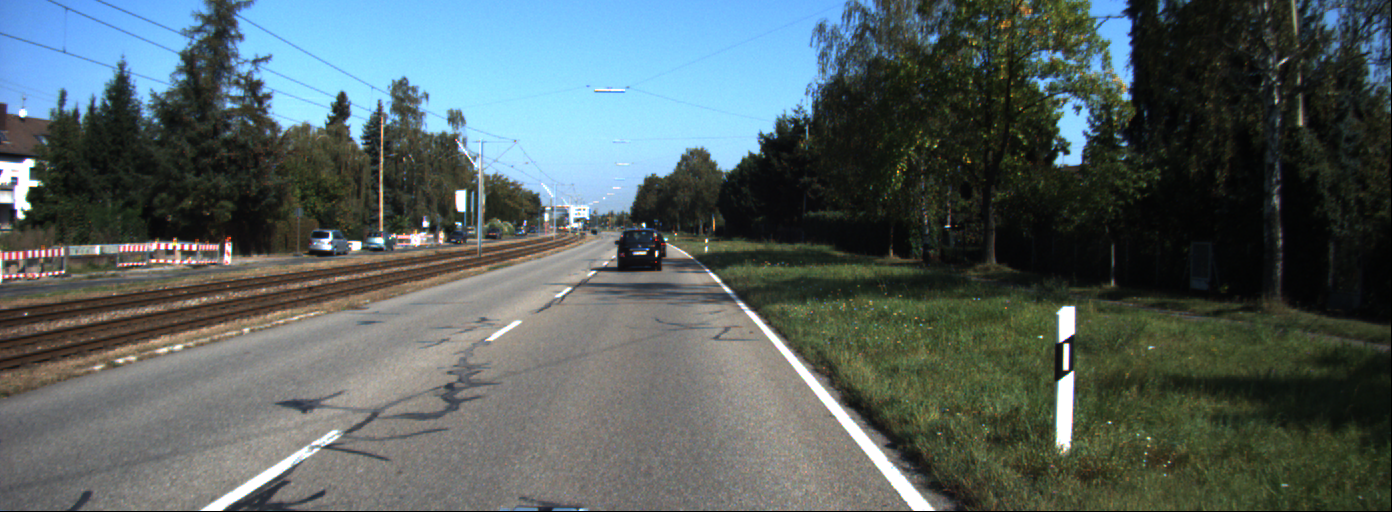
#> input picture Project_2/data/0000000001.png, 1392 x 512 px
$ python part2.py
#> lines starting #> are read from the running program, lines starting #| are printed output that depends on the picture; after the words box and inside, x2 and y2 are one past the last pixel; in counts of white or black regions, pixels touching at a corner belong together
import numpy as np
import cv2
import sys
import os
PY3 = sys.version_info[0] == 3
dirpath = os.getcwd()
if PY3:
    xrange = range
from matplotlib import pyplot as plt
# from skimage import feature, color, transform, io

def main():
    # camera matrix
    K =  np.array([[  1.15422732e+03,   0.00000000e+00,   6.71627794e+02],
                    [  0.00000000e+00,   1.14818221e+03,   3.86046312e+02],
                    [  0.00000000e+00,   0.00000000e+00,   1.00000000e+00]])

    # distortion coefficients
    dist = np.array([ -2.42565104e-01,  -4.77893070e-02,  -1.31388084e-03,
        -8.79107779e-05,    2.20573263e-02])

    for subdir, dirs, files in os.walk(dirpath + '/data'):
        files.sort()
        for file in files:
            filepath = subdir + os.sep + file
            if filepath.endswith(".jpg") or filepath.endswith(".pgm") or filepath.endswith(".png") or filepath.endswith(".ppm"):

                # print(file)
                img = cv2.imread(filepath)
#> img is the input picture: shape (512, 1392, 3); mean B, G, R 96.7, 96.7, 84.3

    # img = cv2.imread('test.png')
                h, w = img.shape[:2]
#> h = 512; w = 1392
                newcameramtx, roi = cv2.getOptimalNewCameraMatrix(K,dist,(w,h),1, (w,h))
#> roi = (45, 72, 1283, 421)

                # Undistorting
                dst = cv2.undistort(img, K, dist, None, newcameramtx)
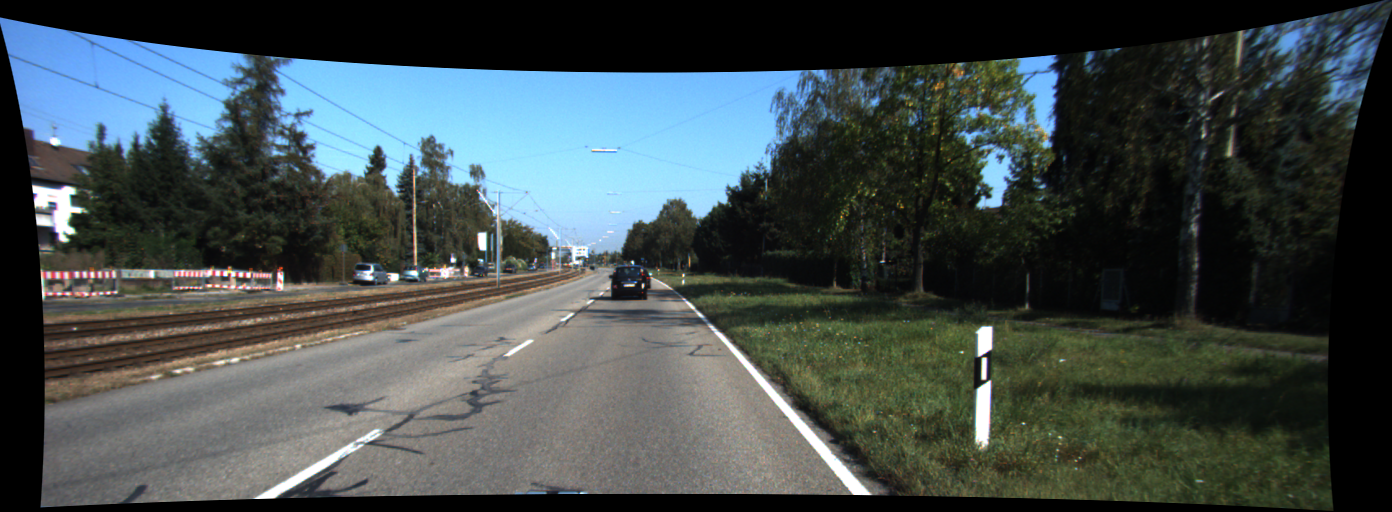
#> dst: shape (512, 1392, 3); mean B, G, R 76.3, 75.8, 65.6
                dst = dst[250:250+h, 0:0+w]
#> dst: shape (262, 1392, 3)


                # blur to remove noise
                # blurred = cv2.GaussianBlur(dst,(3,3),0)

                gray = cv2.cvtColor(dst,cv2.COLOR_BGR2GRAY)
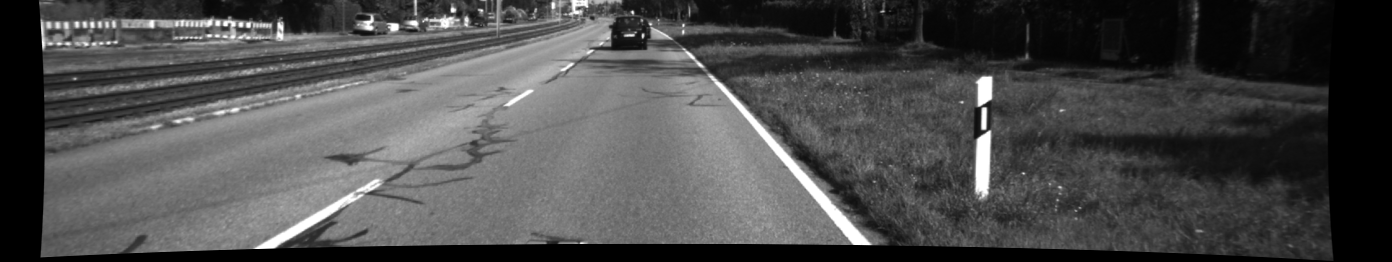
#> gray: shape (262, 1392); min 0, max 255, mean 75.9

                clahe = cv2.createCLAHE(clipLimit=2.0, tileGridSize=(8,8))

                gray = clahe.apply(gray)
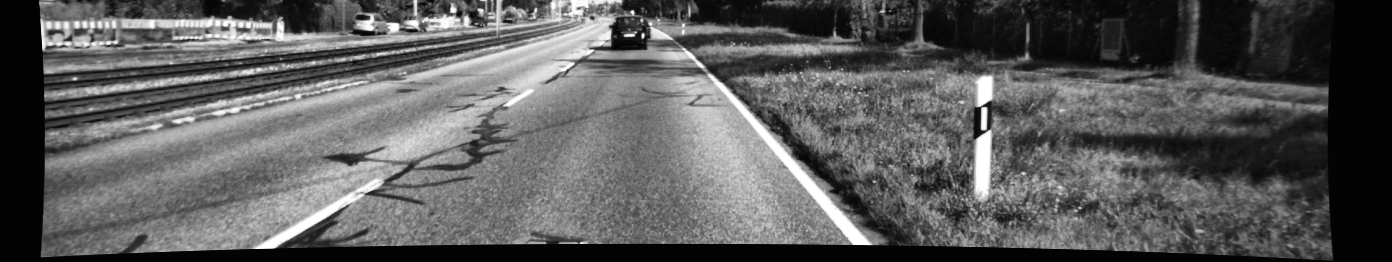
#> gray: shape (262, 1392); min 2, max 255, mean 92.2
                gray = cv2.GaussianBlur(gray,(3,3),0)

                edges = cv2.Canny(gray,50,150,apertureSize = 3)
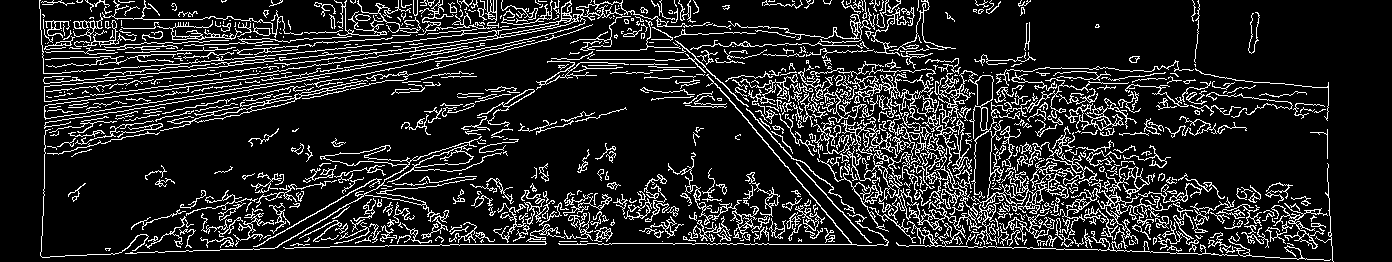
#> edges: shape (262, 1392); 14.3% white in thin lines or dots

                # [23 lines of commented-out code are left out]

                lsd = cv2.createLineSegmentDetector(0,0.8,0.6,2.0,22.5,0,0.7,1024 )

                #Detect lines in the image
                lines = lsd.detect(gray)[0] #Position 0 of the returned tuple are the detected lines
#> lines = 1076 rows, first 6: [558.2, 240.4, 1330.7, 254.4], [40.54, 254.5, 545.6, 242.1], [38.39, 0.53, 42.96, 73.06], [980.7, 108.1, 980, 131.9], [353.1, 28.23, 375.7, 31.16], [991.7, 127.9, 973.4, 139.7]

                # #Draw detected lines in the image
                dst = lsd.drawSegments(dst,lines)
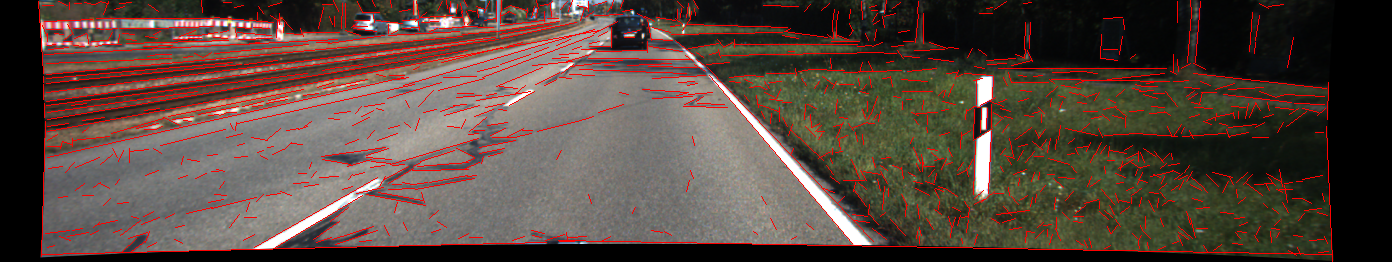
#> dst: shape (262, 1392, 3); mean B, G, R 63.1, 71.6, 87.6


                ret,thresh_binary = cv2.threshold(gray,210,255,cv2.THRESH_BINARY)
#> thresh_binary: shape (262, 1392); 2.5% white; 120 white regions (70 under 20 px), largest, box (x1, y1, x2, y2) and area: (709, 75, 870, 244) 2009, (256, 179, 381, 248) 1093, (433, 18, 612, 74) 944
                erosion = cv2.erode(thresh_binary,(3,3),iterations = 1)
#> erosion: shape (262, 1392); 2% white; 113 white regions (77 under 20 px), largest, box (x1, y1, x2, y2) and area: (709, 76, 869, 244) 1848, (257, 180, 380, 248) 959, (975, 132, 991, 198) 802
                dilation = cv2.dilate(erosion,(3,3),iterations = 1)
#> dilation: shape (262, 1392); 2.4% white; 112 white regions (62 under 20 px), largest, box (x1, y1, x2, y2) and area: (709, 76, 869, 245) 2008, (257, 180, 380, 249) 1090, (433, 19, 611, 75) 941
                open_ = cv2.morphologyEx(thresh_binary, cv2.MORPH_OPEN, (3,3))
                open_ = cv2.dilate(open_,(3,3),iterations = 1)
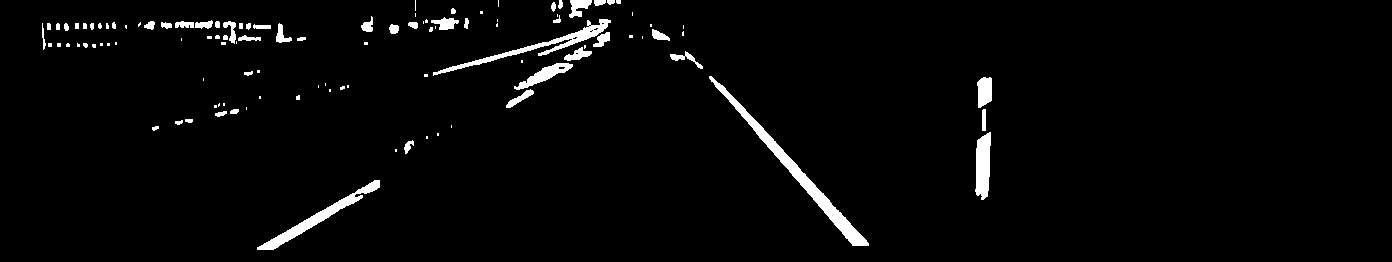
#> open_: shape (262, 1392); 2.8% white; 109 white regions (56 under 20 px), largest, box (x1, y1, x2, y2) and area: (709, 76, 869, 246) 2168, (257, 180, 380, 250) 1221, (433, 19, 611, 76) 1197
                mask = cv2.bitwise_and(gray, gray, mask = np.uint8(open_))
                lines = lsd.detect(mask)[0] #Position 0 of the returned tuple are the detected lines
#> lines = 101 rows, first 6: [987.6, 195.6, 990.5, 131.8], [464.6, 18.17, 463.2, 25.87], [609.4, 39.38, 609.6, 31.86], [976.2, 140.6, 975.1, 190.7], [443.4, 18.04, 429.6, 19.78], [985.5, 129.4, 985.5, 109.4]

                # #Draw detected lines in the image
                mask = lsd.drawSegments(mask,lines)
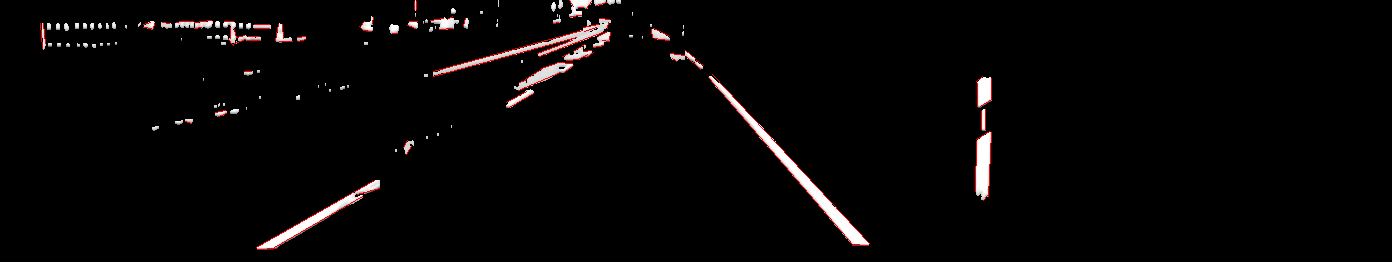
#> mask: shape (262, 1392, 3); mean of channels 0, 1, 2 5.6, 5.6, 7.1; drawn as B, G, R

                cv2.imshow('image', mask)
                cv2.waitKey(0)
                # [18 lines of commented-out code are left out]


main()

$ run again, on Project_2/data/0000000016.png
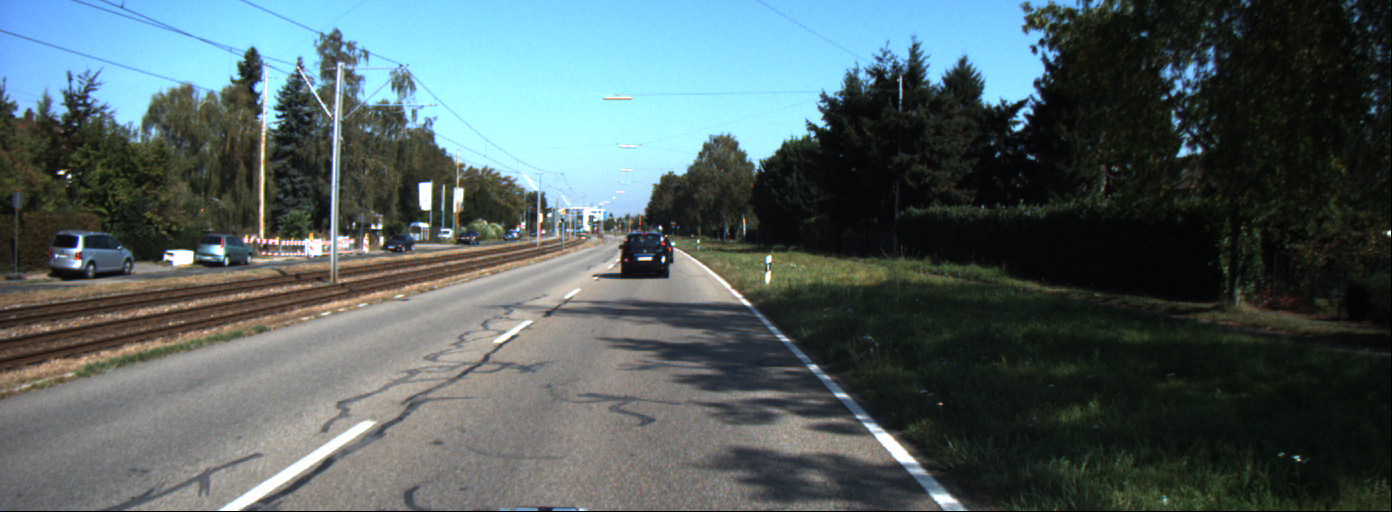
#> input picture Project_2/data/0000000016.png, 1392 x 512 px
#> in main, img is the input picture: shape (512, 1392, 3); mean B, G, R 96.8, 95.8, 80.8
#> in main, `edges = cv2.Canny(gray,50,150,apertureSize = 3)`:
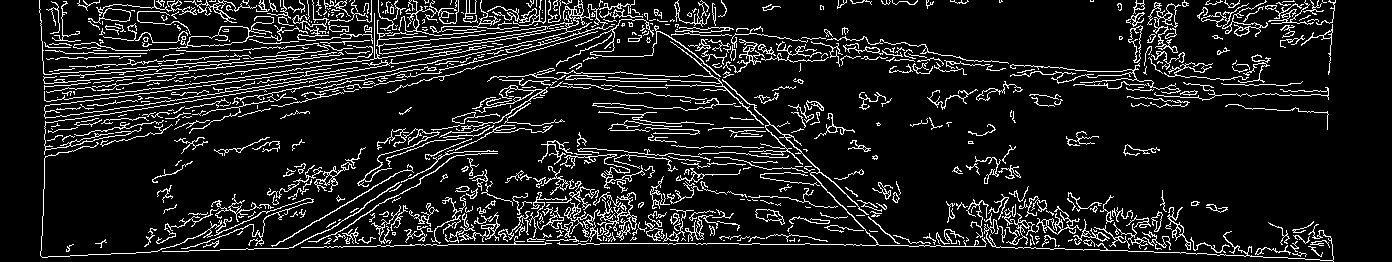
#> edges: shape (262, 1392); 11.3% white in thin lines or dots
#> in main, `lines = lsd.detect(gray)[0]`: lines = 968 rows, first 6: [40.52, 254.1, 565.7, 240.9], [558.2, 240.2, 1330.7, 255.1], [245.7, 26.65, 221.8, 25.27], [628.1, 41.59, 638.1, 41.36], [98.1, 35.8, 140.4, 41.4], [250.5, 35.31, 275.6, 37.32]
#> thresh_binary: shape (262, 1392); 2.3% white; 184 white regions (138 under 20 px), largest, box (x1, y1, x2, y2) and area: (273, 170, 413, 248) 1427, (657, 32, 718, 78) 701, (303, 0, 376, 45) 655
#> erosion: shape (262, 1392); 1.8% white; 153 white regions (118 under 20 px), largest, box (x1, y1, x2, y2) and area: (274, 171, 412, 248) 1287, (658, 33, 718, 78) 624, (304, 0, 376, 45) 547
#> dilation: shape (262, 1392); 2.2% white; 152 white regions (107 under 20 px), largest, box (x1, y1, x2, y2) and area: (274, 171, 412, 249) 1425, (658, 33, 718, 79) 698, (304, 0, 376, 46) 645
#> open_: shape (262, 1392); 2.6% white; 150 white regions (93 under 20 px), largest, box (x1, y1, x2, y2) and area: (274, 171, 412, 250) 1563, (658, 33, 718, 80) 772, (304, 0, 376, 47) 743
#> in main, `lines = lsd.detect(mask)[0]`: lines = 117 rows, first 6: [404.6, 33.17, 404.2, 24.32], [246.8, 28.53, 225.5, 26.81], [135.9, 24.49, 134.4, 11.87], [856.7, 204.6, 815.4, 170.6], [612.2, 37.41, 554.7, 66.33], [373.7, 45.6, 375.4, 0.57]
#> in main, `mask = lsd.drawSegments(mask,lines)`:
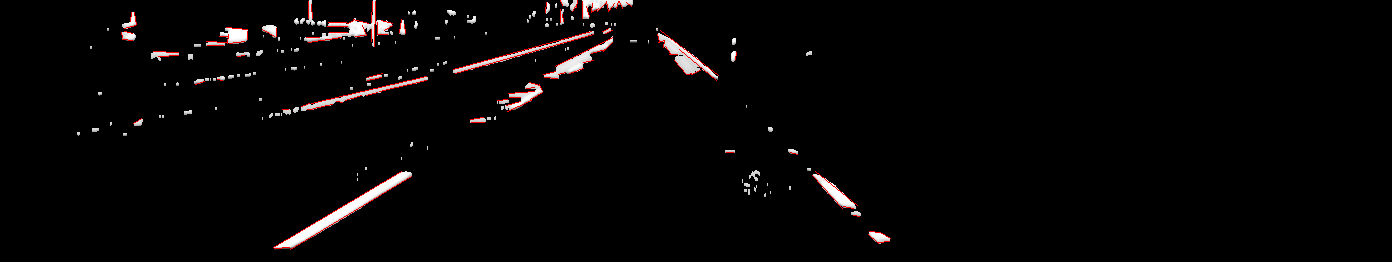
#> mask: shape (262, 1392, 3); mean of channels 0, 1, 2 5.1, 5.1, 6.6; drawn as B, G, R

$ run again, on Project_2/data/0000000021.png
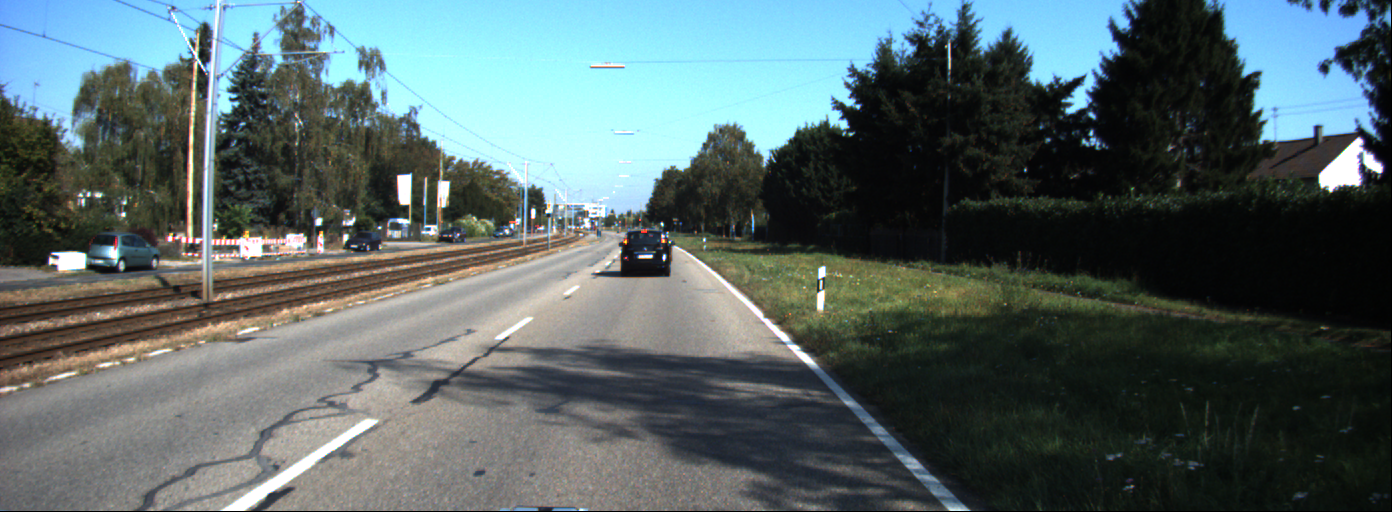
#> input picture Project_2/data/0000000021.png, 1392 x 512 px
#> in main, img is the input picture: shape (512, 1392, 3); mean B, G, R 102.6, 101.8, 85.9
#> in main, `edges = cv2.Canny(gray,50,150,apertureSize = 3)`:
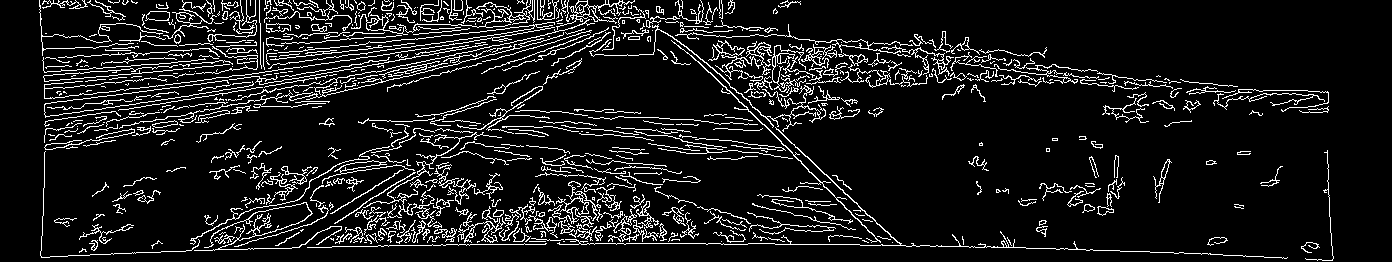
#> edges: shape (262, 1392); 10.1% white in thin lines or dots
#> in main, `lines = lsd.detect(gray)[0]`: lines = 784 rows, first 6: [40.53, 254.4, 573.2, 240.8], [558.2, 241.3, 1290.7, 252.3], [44.8, 129.4, 40.92, 255.7], [304.8, 241.9, 415, 170.2], [628, 40.01, 638.1, 39.38], [330.1, 14.27, 278.1, 18.68]
#> thresh_binary: shape (262, 1392); 3% white; 151 white regions (100 under 20 px), largest, box (x1, y1, x2, y2) and area: (452, 32, 614, 123) 1799, (274, 169, 415, 247) 1444, (263, 15, 352, 55) 1033
#> erosion: shape (262, 1392); 2.4% white; 145 white regions (110 under 20 px), largest, box (x1, y1, x2, y2) and area: (452, 33, 613, 123) 1610, (276, 170, 415, 247) 1303, (657, 31, 772, 127) 906
#> dilation: shape (262, 1392); 2.9% white; 142 white regions (93 under 20 px), largest, box (x1, y1, x2, y2) and area: (452, 33, 613, 124) 1797, (276, 170, 415, 248) 1442, (657, 31, 772, 128) 1025
#> open_: shape (262, 1392); 3.4% white; 138 white regions (75 under 20 px), largest, box (x1, y1, x2, y2) and area: (452, 33, 613, 125) 1984, (276, 170, 415, 249) 1581, (657, 31, 772, 129) 1144
#> in main, `lines = lsd.detect(mask)[0]`: lines = 158 rows, first 6: [410.7, 168.9, 399.2, 170.5], [308.1, 93.11, 290.7, 97], [774.6, 48.19, 772.9, 54.65], [139.2, 38.13, 139.2, 29.37], [138.1, 26.54, 106.8, 24.89], [777.3, 83.01, 779.6, 66.73]
#> in main, `mask = lsd.drawSegments(mask,lines)`:
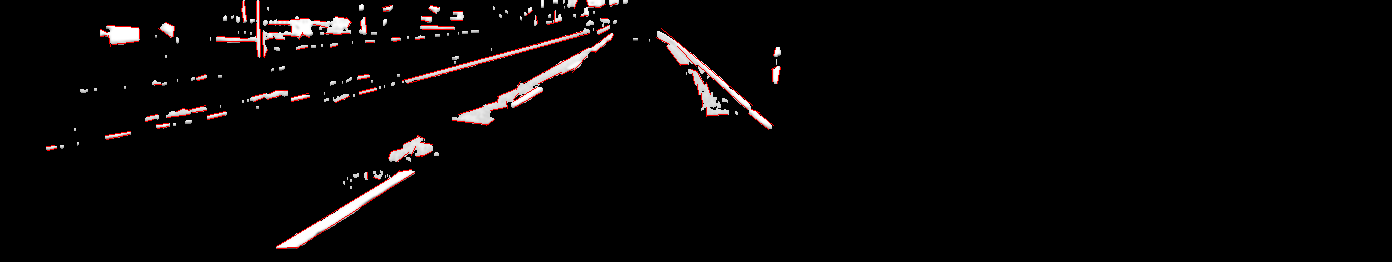
#> mask: shape (262, 1392, 3); mean of channels 0, 1, 2 6.6, 6.6, 8.5; drawn as B, G, R
